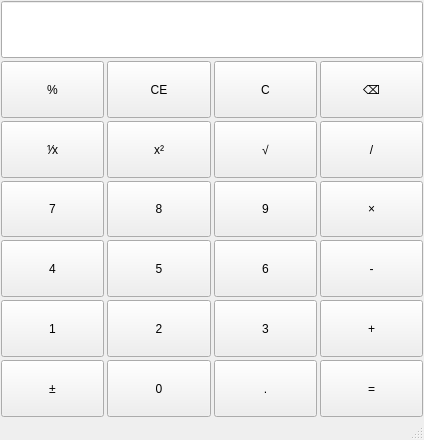
<?xml version="1.0" encoding="UTF-8"?>
<ui version="4.0">
 <class>MainWindow</class>
 <widget class="QMainWindow" name="MainWindow">
  <property name="geometry">
   <rect>
    <x>0</x>
    <y>0</y>
    <width>424</width>
    <height>440</height>
   </rect>
  </property>
  <property name="windowTitle">
   <string>MainWindow</string>
  </property>
  <widget class="QWidget" name="centralwidget">
   <layout class="QHBoxLayout" name="horizontalLayout">
    <property name="spacing">
     <number>3</number>
    </property>
    <property name="leftMargin">
     <number>1</number>
    </property>
    <property name="topMargin">
     <number>1</number>
    </property>
    <property name="rightMargin">
     <number>1</number>
    </property>
    <property name="bottomMargin">
     <number>1</number>
    </property>
    <item>
     <layout class="QGridLayout" name="gridLayout_2">
      <item row="3" column="2">
       <widget class="QPushButton" name="pushButton_13">
        <property name="sizePolicy">
         <sizepolicy hsizetype="Minimum" vsizetype="Minimum">
          <horstretch>0</horstretch>
          <verstretch>0</verstretch>
         </sizepolicy>
        </property>
        <property name="text">
         <string>9</string>
        </property>
       </widget>
      </item>
      <item row="5" column="0">
       <widget class="QPushButton" name="pushButton_20">
        <property name="sizePolicy">
         <sizepolicy hsizetype="Minimum" vsizetype="Minimum">
          <horstretch>0</horstretch>
          <verstretch>0</verstretch>
         </sizepolicy>
        </property>
        <property name="text">
         <string>1</string>
        </property>
       </widget>
      </item>
      <item row="5" column="1">
       <widget class="QPushButton" name="pushButton_19">
        <property name="sizePolicy">
         <sizepolicy hsizetype="Minimum" vsizetype="Minimum">
          <horstretch>0</horstretch>
          <verstretch>0</verstretch>
         </sizepolicy>
        </property>
        <property name="text">
         <string>2</string>
        </property>
       </widget>
      </item>
      <item row="3" column="1">
       <widget class="QPushButton" name="pushButton_11">
        <property name="sizePolicy">
         <sizepolicy hsizetype="Minimum" vsizetype="Minimum">
          <horstretch>0</horstretch>
          <verstretch>0</verstretch>
         </sizepolicy>
        </property>
        <property name="text">
         <string>8</string>
        </property>
       </widget>
      </item>
      <item row="3" column="0">
       <widget class="QPushButton" name="pushButton_12">
        <property name="sizePolicy">
         <sizepolicy hsizetype="Minimum" vsizetype="Minimum">
          <horstretch>0</horstretch>
          <verstretch>0</verstretch>
         </sizepolicy>
        </property>
        <property name="text">
         <string>7</string>
        </property>
       </widget>
      </item>
      <item row="1" column="2">
       <widget class="QPushButton" name="pushButton_3">
        <property name="sizePolicy">
         <sizepolicy hsizetype="Minimum" vsizetype="Minimum">
          <horstretch>0</horstretch>
          <verstretch>0</verstretch>
         </sizepolicy>
        </property>
        <property name="text">
         <string>C</string>
        </property>
       </widget>
      </item>
      <item row="4" column="3">
       <widget class="QPushButton" name="pushButton_16">
        <property name="sizePolicy">
         <sizepolicy hsizetype="Minimum" vsizetype="Minimum">
          <horstretch>0</horstretch>
          <verstretch>0</verstretch>
         </sizepolicy>
        </property>
        <property name="text">
         <string>-</string>
        </property>
       </widget>
      </item>
      <item row="3" column="3">
       <widget class="QPushButton" name="pushButton_10">
        <property name="sizePolicy">
         <sizepolicy hsizetype="Minimum" vsizetype="Minimum">
          <horstretch>0</horstretch>
          <verstretch>0</verstretch>
         </sizepolicy>
        </property>
        <property name="text">
         <string>×</string>
        </property>
       </widget>
      </item>
      <item row="4" column="2">
       <widget class="QPushButton" name="pushButton_9">
        <property name="sizePolicy">
         <sizepolicy hsizetype="Minimum" vsizetype="Minimum">
          <horstretch>0</horstretch>
          <verstretch>0</verstretch>
         </sizepolicy>
        </property>
        <property name="text">
         <string>6</string>
        </property>
       </widget>
      </item>
      <item row="5" column="2">
       <widget class="QPushButton" name="pushButton_21">
        <property name="sizePolicy">
         <sizepolicy hsizetype="Minimum" vsizetype="Minimum">
          <horstretch>0</horstretch>
          <verstretch>0</verstretch>
         </sizepolicy>
        </property>
        <property name="text">
         <string>3</string>
        </property>
       </widget>
      </item>
      <item row="6" column="2">
       <widget class="QPushButton" name="pushButton_17">
        <property name="sizePolicy">
         <sizepolicy hsizetype="Minimum" vsizetype="Minimum">
          <horstretch>0</horstretch>
          <verstretch>0</verstretch>
         </sizepolicy>
        </property>
        <property name="text">
         <string>.</string>
        </property>
       </widget>
      </item>
      <item row="6" column="1">
       <widget class="QPushButton" name="pushButton_23">
        <property name="sizePolicy">
         <sizepolicy hsizetype="Minimum" vsizetype="Minimum">
          <horstretch>0</horstretch>
          <verstretch>0</verstretch>
         </sizepolicy>
        </property>
        <property name="text">
         <string>0</string>
        </property>
       </widget>
      </item>
      <item row="4" column="1">
       <widget class="QPushButton" name="pushButton_15">
        <property name="sizePolicy">
         <sizepolicy hsizetype="Minimum" vsizetype="Minimum">
          <horstretch>0</horstretch>
          <verstretch>0</verstretch>
         </sizepolicy>
        </property>
        <property name="text">
         <string>5</string>
        </property>
       </widget>
      </item>
      <item row="1" column="1">
       <widget class="QPushButton" name="pushButton_2">
        <property name="sizePolicy">
         <sizepolicy hsizetype="Minimum" vsizetype="Minimum">
          <horstretch>0</horstretch>
          <verstretch>0</verstretch>
         </sizepolicy>
        </property>
        <property name="text">
         <string>CE</string>
        </property>
       </widget>
      </item>
      <item row="1" column="3">
       <widget class="QPushButton" name="pushButton_4">
        <property name="sizePolicy">
         <sizepolicy hsizetype="Minimum" vsizetype="Minimum">
          <horstretch>0</horstretch>
          <verstretch>0</verstretch>
         </sizepolicy>
        </property>
        <property name="text">
         <string>⌫</string>
        </property>
       </widget>
      </item>
      <item row="5" column="3">
       <widget class="QPushButton" name="pushButton_18">
        <property name="sizePolicy">
         <sizepolicy hsizetype="Minimum" vsizetype="Minimum">
          <horstretch>0</horstretch>
          <verstretch>0</verstretch>
         </sizepolicy>
        </property>
        <property name="text">
         <string>+</string>
        </property>
       </widget>
      </item>
      <item row="2" column="3">
       <widget class="QPushButton" name="pushButton_5">
        <property name="sizePolicy">
         <sizepolicy hsizetype="Minimum" vsizetype="Minimum">
          <horstretch>0</horstretch>
          <verstretch>0</verstretch>
         </sizepolicy>
        </property>
        <property name="text">
         <string>/</string>
        </property>
       </widget>
      </item>
      <item row="1" column="0">
       <widget class="QPushButton" name="pushButton">
        <property name="sizePolicy">
         <sizepolicy hsizetype="Minimum" vsizetype="Minimum">
          <horstretch>0</horstretch>
          <verstretch>0</verstretch>
         </sizepolicy>
        </property>
        <property name="text">
         <string>%</string>
        </property>
       </widget>
      </item>
      <item row="6" column="3">
       <widget class="QPushButton" name="pushButton_24">
        <property name="sizePolicy">
         <sizepolicy hsizetype="Minimum" vsizetype="Minimum">
          <horstretch>0</horstretch>
          <verstretch>0</verstretch>
         </sizepolicy>
        </property>
        <property name="text">
         <string>=</string>
        </property>
       </widget>
      </item>
      <item row="2" column="2">
       <widget class="QPushButton" name="pushButton_8">
        <property name="sizePolicy">
         <sizepolicy hsizetype="Minimum" vsizetype="Minimum">
          <horstretch>0</horstretch>
          <verstretch>0</verstretch>
         </sizepolicy>
        </property>
        <property name="text">
         <string>√</string>
        </property>
       </widget>
      </item>
      <item row="4" column="0">
       <widget class="QPushButton" name="pushButton_14">
        <property name="sizePolicy">
         <sizepolicy hsizetype="Minimum" vsizetype="Minimum">
          <horstretch>0</horstretch>
          <verstretch>0</verstretch>
         </sizepolicy>
        </property>
        <property name="text">
         <string>4</string>
        </property>
       </widget>
      </item>
      <item row="2" column="1">
       <widget class="QPushButton" name="pushButton_6">
        <property name="sizePolicy">
         <sizepolicy hsizetype="Minimum" vsizetype="Minimum">
          <horstretch>0</horstretch>
          <verstretch>0</verstretch>
         </sizepolicy>
        </property>
        <property name="text">
         <string>x²</string>
        </property>
       </widget>
      </item>
      <item row="6" column="0">
       <widget class="QPushButton" name="pushButton_22">
        <property name="sizePolicy">
         <sizepolicy hsizetype="Minimum" vsizetype="Minimum">
          <horstretch>0</horstretch>
          <verstretch>0</verstretch>
         </sizepolicy>
        </property>
        <property name="text">
         <string>±</string>
        </property>
       </widget>
      </item>
      <item row="2" column="0">
       <widget class="QPushButton" name="pushButton_7">
        <property name="sizePolicy">
         <sizepolicy hsizetype="Minimum" vsizetype="Minimum">
          <horstretch>0</horstretch>
          <verstretch>0</verstretch>
         </sizepolicy>
        </property>
        <property name="text">
         <string>⅟x</string>
        </property>
       </widget>
      </item>
      <item row="0" column="0" colspan="4">
       <widget class="QLineEdit" name="lineEdit">
        <property name="sizePolicy">
         <sizepolicy hsizetype="Expanding" vsizetype="Minimum">
          <horstretch>0</horstretch>
          <verstretch>0</verstretch>
         </sizepolicy>
        </property>
       </widget>
      </item>
     </layout>
    </item>
   </layout>
  </widget>
  <widget class="QMenuBar" name="menubar">
   <property name="geometry">
    <rect>
     <x>0</x>
     <y>0</y>
     <width>424</width>
     <height>24</height>
    </rect>
   </property>
  </widget>
  <widget class="QStatusBar" name="statusbar"/>
 </widget>
 <resources/>
 <connections/>
</ui>
